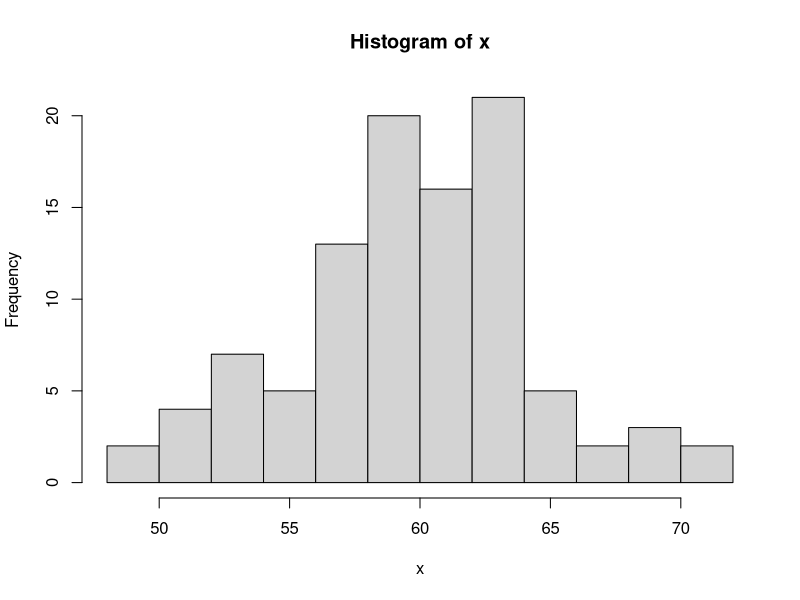
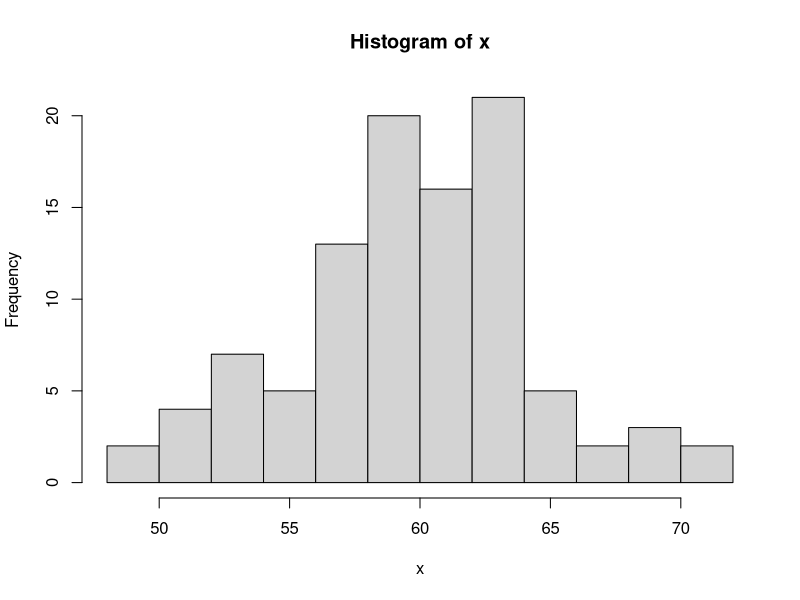
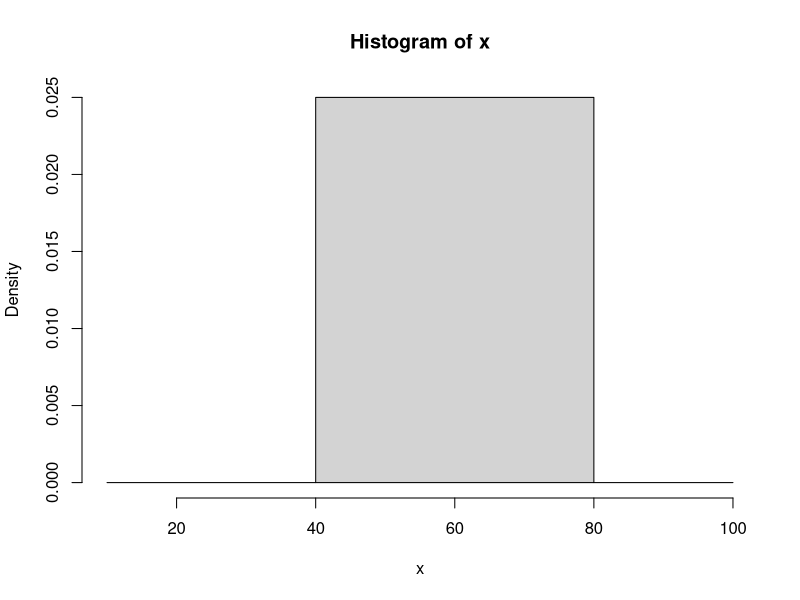
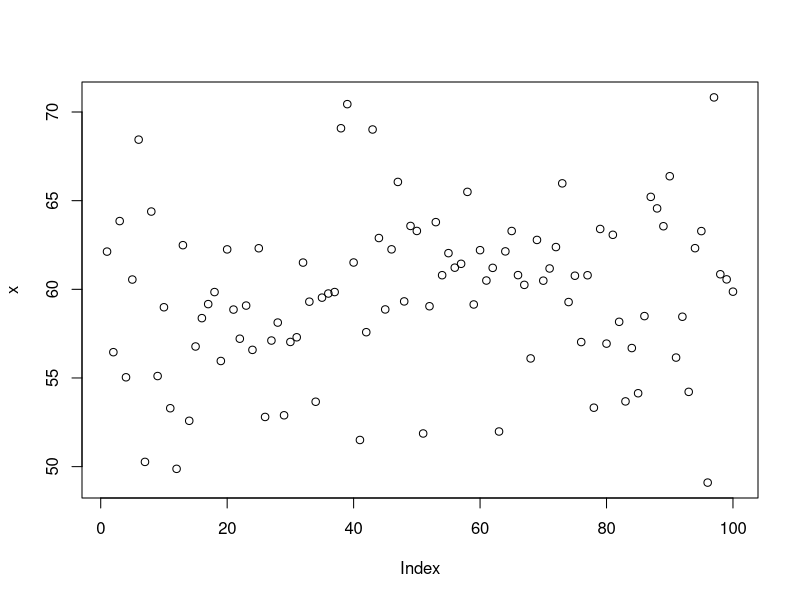
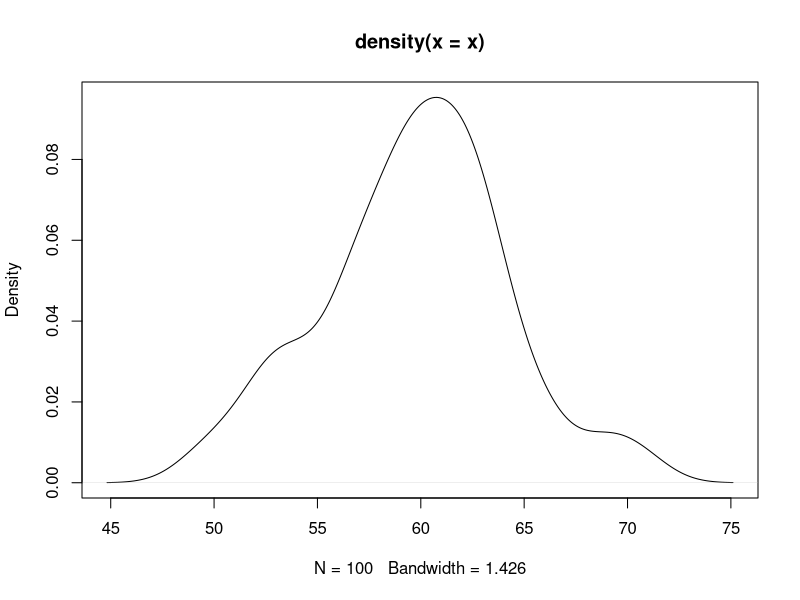

The R script that drew these images, in order: (Note: this script raises an error after producing the figures.)
#iimbg

(x=rnorm(100,60,5))
x[seq(1,100,2)]
hist(x)
hist(x,breaks = 10)
hist(x,breaks = c(10,40,80,100))
plot(x)
plot(density(x))


#matrices ----

(data= round(rnorn(24,mean= 40,sd=3)))
trunc(34.6)
floor(c(-15.6))  
ceiling(24.1)
mtcars
str(mtcars)
summary(mtcars)
df = mtcars
df
names(df)
?mtcars
df$cyl = factor(df$cyl)
str(df)
df[,c('cyl','vs','am','gear','carb')] = lapply(df[,c('cyl','vs','am','gear','carb')],factor)
barplot(table(df$cyl), col =1:3)



#aggregate() ----
aggregate(. ~ cyl, data = df, mean)
aggregate(cbind(mpg,wt)~cyl+gear,data= df,mean) #mean mpg & wt for each gear and cyl type


#factors ----
#without order
set.seed(1234)
(gender = sample(c('m','f'),size=100,replace=T,prob = c(.7,.3)))
table(gender)
prop.table(table(gender))
barplot(table(gender))
pie(table(gender))

#grades ----
set.seed(1234)
(grades = sample(c('A','B','C','D'),size = 100000,replace = T,prob = c(.4,.3,.2,.1)))
table(grades)
prop.table(table(grades))
barplot(table(grades))

#grades in order specified ----
#grades
set.seed(1234)
(grades = sample(c('E','G','S','P'),size = 100000,replace = T,prob = c(.4,.3,.2,.1)))
table(grades)
prop.table(table(grades))
barplot(table(grades))
grades2= factor(grades,ordered = T,levels = c('E','G','S','P'))
str(grades2)
barplot(table(grades2))


#dplyr ----

library(dplyr)
df=mtcars
df[,c('cyl','vs','am','gear','carb')] = lapply(df[,c('cyl','vs','am','gear','carb')],factor)
barplot(table(df$cyl), col =1:3)
str(df)

#find mean  mpg & wt wrt each gear and cyl type
df%>%group_by(cyl,gear)%>%summarise(meanwt = mean(wt,na.rm=T),meanMPG=mean(mpg,na.rm=T),maxHP=max(hp),min(wt),max(wt),n())

df%>%filter(mpg>25)

df

#ggplot ----
ggplot(df,aes(x=wt, y=mpg))+geom_point()
ggplot(df,aes(x=wt, y=mpg))+geom_point(aes(color=am))
ggplot(df,aes(x=wt, y=mpg))+geom_point(aes(color=am, size=hp, shape= carb))

df%>%group_by(cyl,gear)%>%summarise(CNT=n())
ggplot(df%>%group_by(cyl,gear)%>%summarise(CNT=n()),aes(x=cyl, y=CNT, fill=gear))+geom_bar(stat='identity')

ggplot(df%>%group_by(cyl,gear)%>%summarise(CNT=n()),aes(x=cyl, y=CNT, fill=gear))+geom_bar(stat='identity',position = position_dodge2(.7))


ggplot(df, aes(x=gear,y=mpg, fill = gear))+geom_boxplot()
